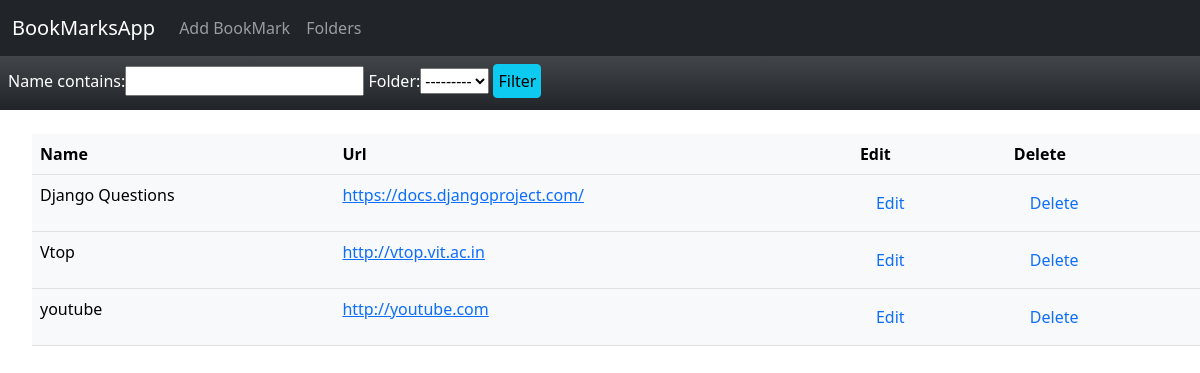
Before: /bookmarks/ with the older database file.
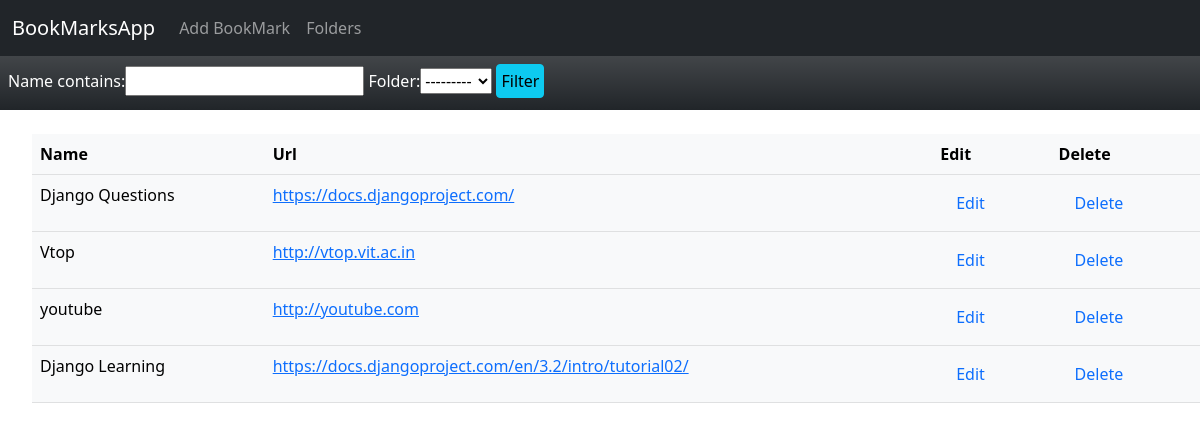
After: the same page with the newer database file.
### bookmarksapp/models.py (models this page shows, shortened)
class BookMark(models.Model):
    name = models.CharField(max_length = 256)
    description = models.TextField(max_length=2000, null=True)
    url = models.URLField(max_length=200)
    tags = TaggableManager()
    folder = models.ForeignKey('Folder', on_delete=models.CASCADE, null=True)

### bookmarksapp/views.py (the view)
# urls.py: path('', views.BookMarkListView.as_view(), name="list"),
class BookMarkListView(generic.ListView):
    model = BookMark
    def get_context_data(self, **kwargs):
        context = super().get_context_data(**kwargs)
        context['filter'] = BookmarkFilter(self.request.GET, queryset=self.get_queryset())
        return context

### bookmarksapp/models.py (called while the page is built)
    def __str__(self):
        return self.f_name

### bookmarksapp/templates/bookmarksapp/bookmark_list.html (shortened to what this page needs)
{% extends "base_generic.html" %}
{% block content %}
<div class="p-2 mb-4 bg-dark bg-gradient text-white">
  <form method="GET">
    {{ filter.form }}
    <button type="submit" class="p-1 mb-1 btn btn-info">Filter</button>
  </form>
</div>
{% if bookmark_list %}
<ul>
  <table class="table table-light table-hover">
    <tr>
      <th>Name</th>
      <th>Url</th>
      <th>Edit</th>
      <th>Delete</th>
    </tr>
    {% for bookmark in filter.qs %}
    <tr>
      <td>{{ bookmark.name }}</td>
      <td><a href="{{ bookmark.url }}">{{ bookmark.url }}</a></td>
      <td><a class="nav-link" aria-current="page" href="{% url 'bookmarksapp:edit' bookmark.pk %}">Edit</a></td>
      <td><a class="nav-link" aria-current="page" href="{% url 'bookmarksapp:delete' bookmark.pk %}">Delete</a></td>
    </tr>
    {% endfor %}
  </table>
</ul>
{% else %}
<p>There are no BookMarks.</p>
{% endif %}
{% endblock %}

Changed rows visible on the page:
added BookMark: name "Django Learning", url "https://docs.djangoproject.com/en/3.2/intro/tutorial02/"
